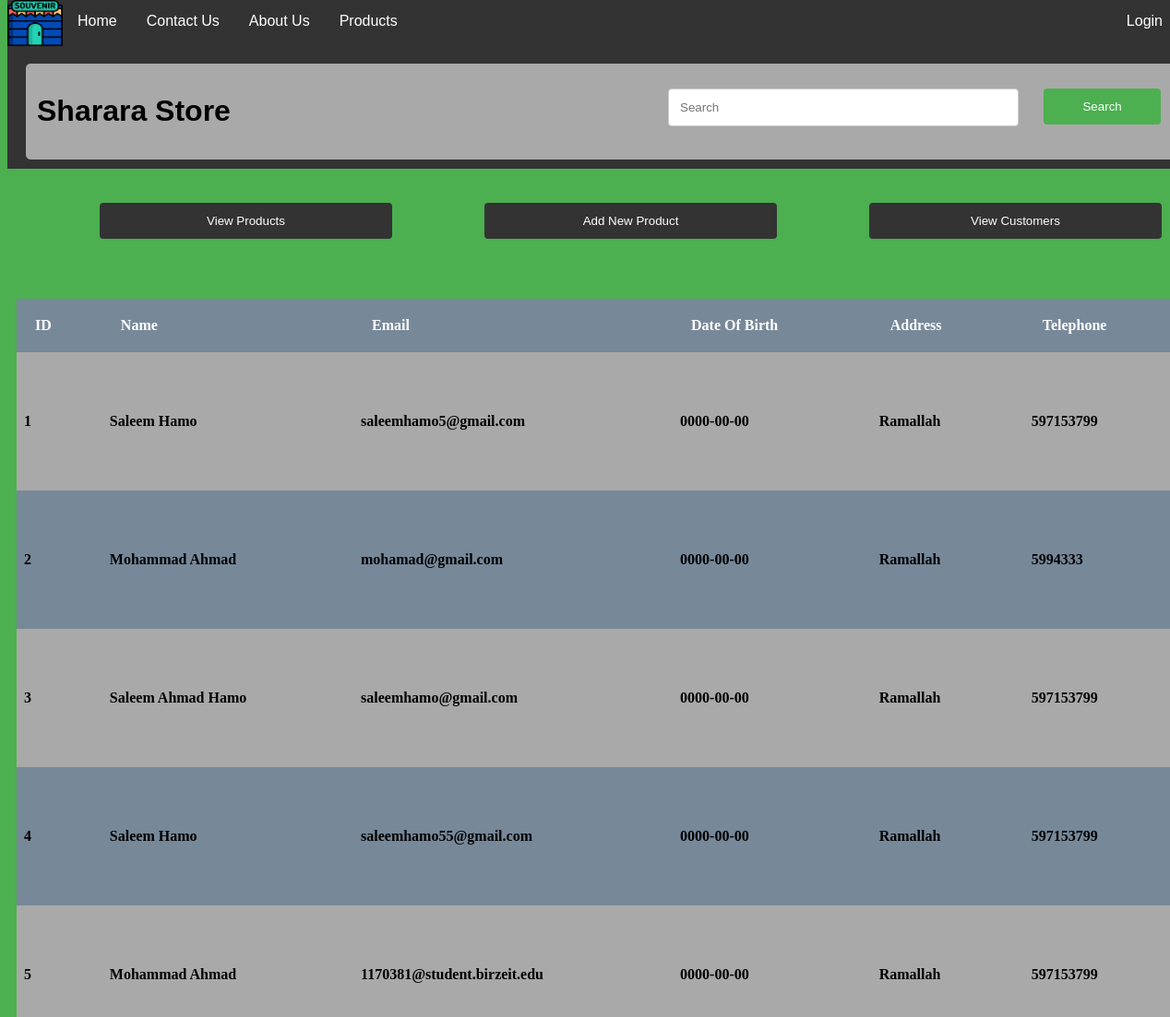
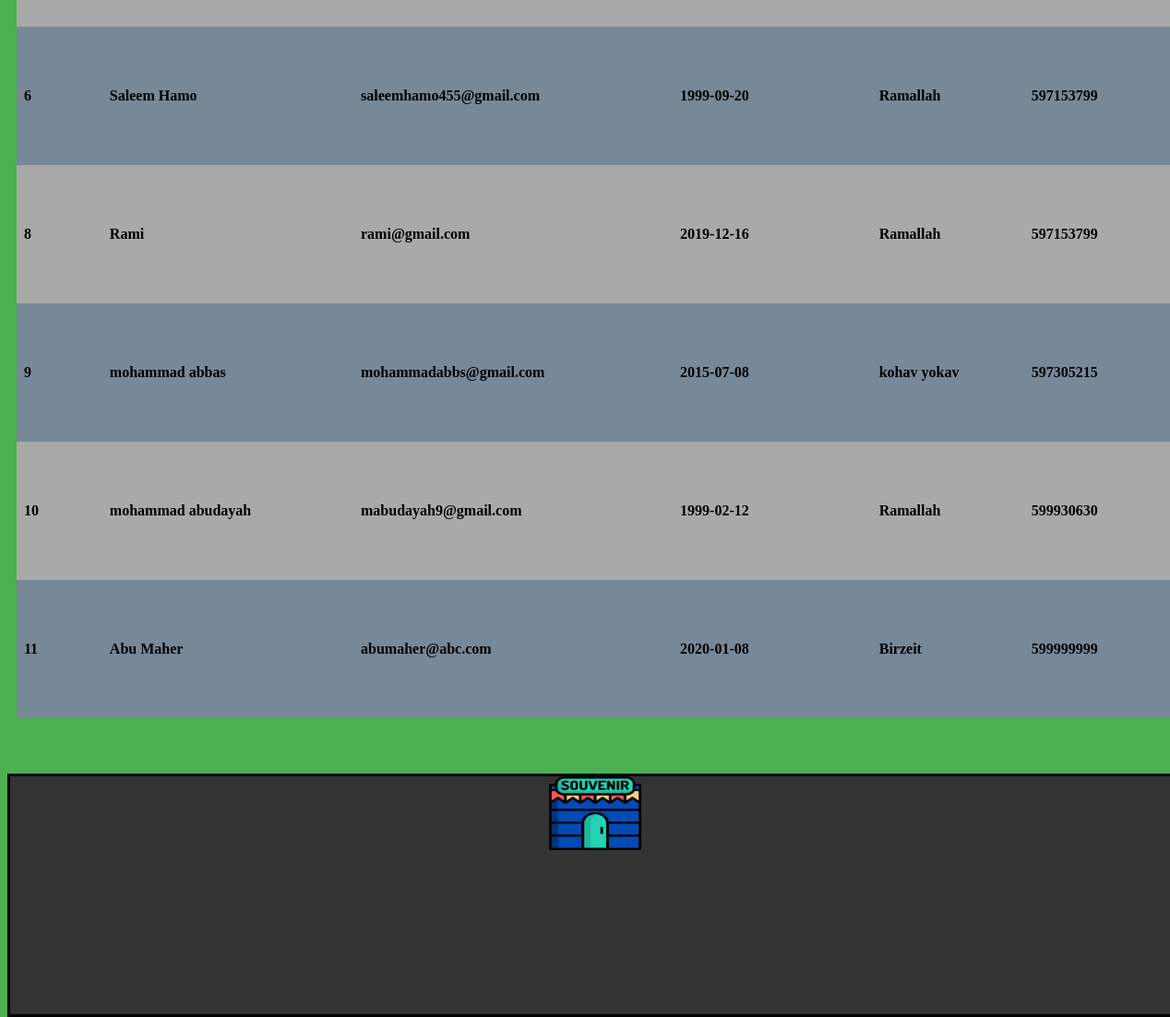
/Admin/viewCustomers.php, run on the app's committed database (2 pictures, top to bottom).
### tables this page shows
CREATE TABLE IF NOT EXISTS `customers` (
  `name` varchar(20) NOT NULL,
  `cId` int(10) NOT NULL,
  `address` varchar(25) NOT NULL,
  `email` varchar(30) NOT NULL,
  `telephone` int(10) NOT NULL,
  `password` varchar(20) NOT NULL,
  `dateOfBirth` date NOT NULL,
  `cardNumber` int(11) NOT NULL
);

### Admin/viewCustomers.php (the view, shortened to what this page needs)
<?php
include("../HeaderAndFooter/header.php");
include("../HeaderAndFooter/adminHeader.php");
include '../Shared/dbConf.php';
?>
<!doctype html>
<html>
<head>
    <link rel="stylesheet" href="../style.css">
</head>
<body style="margin-top: 150px">
<article>
    <main>
        <?php
        $sqlStatement = "SELECT * FROM customers";
        $result = $pdo->query($sqlStatement);
        $rows = $result->fetchAll();
        ?>
        <div style="overflow-x:auto;">
            <table style="width=100%; margin: 10px;" >
                <tr style="height: 50px">
                    <th>
                        ID
                    </th>
                    <th>
                        Name
                    </th>
                    <th>
                        Email
                    </th>
                    <th>
                        Date Of Birth
                    </th>
                    <th>
                        Address
                    </th>
                    <th>
                        Telephone
                    </th>
                </tr>
                <?php
                foreach ($rows as $row) {
                    ?>
                    <tr>
                        <td>
                            <?php echo $row['cId'] ?>
                        </td>
                        <td> <?php echo $row['name'] ?>
                        </td>
                        <td> <?php echo $row['email'] ?>
                        </td>
                        <td>   <?php echo $row['dateOfBirth'] ?>
                        </td>
                        <td><?php echo $row['address'] ?>
                        </td>
                        <td>   <?php echo $row['telephone'] ?>
                        </td>
                    </tr>
                    <?php
                }
                ?>
            </table>
        </div>
</body>
</html>

### HeaderAndFooter/header.php (shortened to what this page needs)
<!doctype html>
<html>
<head>
    <link rel="stylesheet" href="../../style.css">
</head>
<body>
<div class="navbar">
    <a href="../Home/Home.php" style="padding: 0px"><img src="../images/shop.png" alt="icon" width="60" height="50"></a>
    <a href="../Home/Home.php">Home</a>
    <a href="../ContactUs/ContactUs.php">Contact Us</a>
    <a href="../AboutUs/AboutUs.php" style="float:left">About Us</a>
    <div class="dropdown">
        <button class="dropbtn" onclick="function products() {
                    window.location = '../Products/products.php';
        }">Products
        </button>
    </div>
    <?php if (isset($_SESSION['loggedIn'])) {
        ?>
        <a href="../Login/logout.php" style="float:right"">Logout</a>
        <a href="../Shared/shoppingBasket.php" style="float:right">Basket</a>
        <p style="float: right; color: white"><?php echo $_SESSION['loggedIn']['name']; ?></p>
        <?php
    } else { ?>
        <a href="../Login/login.php"  style="float:right">Login</a>
        <?php
    } ?>
    <div class="label1">
        <h1>Sharara Store</h1>
        <form action="../Search/searchResult.php" method="get">
            <input type="text" placeholder="Search" name="searchValue"/>
            <input type="submit" placeholder="Search" value="Search">
        </form>
    </div>
</div>
</body>
</html>

### HeaderAndFooter/adminHeader.php
<div class="adminNav row">
    <a href="../Admin/Admin.php"><input type="button" value="View Products"></a>
    <a href="../Admin/addNewProduct.php"><input type="button" value="Add New Product"></a>
    <a href="../Admin/viewCustomers.php"><input type="button" value="View Customers"></a>
</div>

### style.css (style rules this page uses)
.row:after { content: ""; display: table; clear: both; }
.label1 { padding: 12px 12px 12px 12px; width: 100%; margin: 15px 20px 10px 20px; background: darkgray; border-radius: 5px; float: left; }
.label1 h1 { float: left; width: 50%; }
.label1 form input[type=text] { width: 30%; padding: 12px; border: 1px solid #ccc; border-radius: 4px; box-sizing: border-box; resize: vertical; margin: 15px 0px 15px 50px; }
.label1 form input[type=submit] { background-color: #4CAF50; color: white; padding: 12px 20px; border: none; border-radius: 4px; cursor: pointer; float: right; width: 10%; margin: 15px 50px 15px 0px; }
#footer { background-color: #333333; text-align: center; font-size: 1.5em; font-weight: bold; width: 100%; border-color: black; border-style: solid; height: 15%; padding-bottom: 0px; margin-top: 50px; }
html, body { width: 100%; height: 100%; background-color: #4CAF50; margin-top: 70px; }
article { min-height: 100%; display: grid; grid-template-rows: auto 1fr auto; grid-template-columns: 100%; }
.navbar { overflow: hidden; background-color: #333; font-family: Arial; position: fixed; top: 0; width: 100%; }
.navbar a { float: left; font-size: 16px; color: white; text-align: center; padding: 14px 16px; text-decoration: none; }
.dropdown { float: left; overflow: hidden; }
.dropdown .dropbtn { font-size: 16px; border: none; outline: none; color: white; padding: 14px 16px; background-color: inherit; font-family: inherit; margin: 0; overflow: hidden; }
.adminNav { width: 100%; margin: 10px 20px 5px 50px; }
.adminNav input { background-color: #333333; color: white; padding: 12px 20px; border: none; border-radius: 4px; cursor: pointer; float: left; width: 25%; margin: 50px; margin-top: 0px; }

### Admin/viewCustomers.php (style rules this page uses)
table { border-collapse: collapse; width: 100%; }
th { padding: 20px; text-align: left; color: white; }
td { text-align: left; padding: 8px; font-family: "Agency FB"; color: black; font-weight: bold; }
tr { height: 150px; }
input[type=submit], [type=button] { background-color: #4CAF50; color: white; padding: 12px 20px; border: none; border-radius: 4px; cursor: pointer; float: right; }
tr:nth-child(even) { background-color: darkgray; }
tr:nth-child(odd) { background-color: lightslategrey; }

### data on the page
customers: cId "1", name "Saleem Hamo", email "saleemhamo5@gmail.com", dateOfBirth "0000-00-00", address "Ramallah", telephone "597153799"
customers: cId "2", name "Mohammad Ahmad", email "mohamad@gmail.com", dateOfBirth "0000-00-00", address "Ramallah", telephone "5994333"
customers: cId "3", name "Saleem Ahmad Hamo", email "saleemhamo@gmail.com", dateOfBirth "0000-00-00", address "Ramallah", telephone "597153799"
customers: cId "4", name "Saleem Hamo", email "saleemhamo55@gmail.com", dateOfBirth "0000-00-00", address "Ramallah", telephone "597153799"
customers: cId "5", name "Mohammad Ahmad", email "1170381@student.birzeit.edu", dateOfBirth "0000-00-00", address "Ramallah", telephone "597153799"
customers: cId "6", name "Saleem Hamo", email "saleemhamo455@gmail.com", dateOfBirth "1999-09-20", address "Ramallah", telephone "597153799"
customers: cId "8", name "Rami", email "rami@gmail.com", dateOfBirth "2019-12-16", address "Ramallah", telephone "597153799"
customers: cId "9", name "mohammad abbas", email "mohammadabbs@gmail.com", dateOfBirth "2015-07-08", address "kohav yokav", telephone "597305215"
customers: cId "10", name "mohammad abudayah", email "mabudayah9@gmail.com", dateOfBirth "1999-02-12", address "Ramallah", telephone "599930630"
customers: cId "11", name "Abu Maher", email "abumaher@abc.com", dateOfBirth "2020-01-08", address "Birzeit", telephone "599999999"
